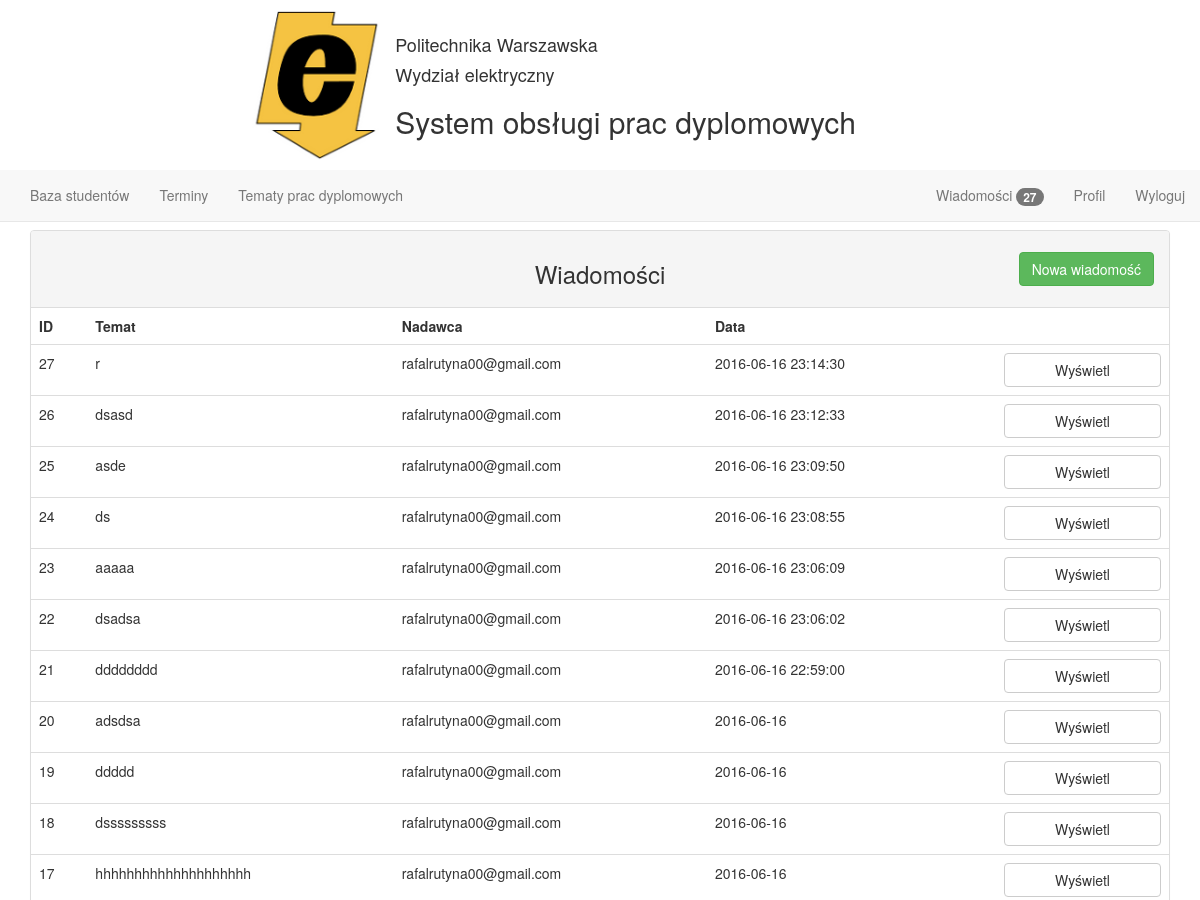
/message_lecturer (signed in, upper part), run on an earlier commit of the app's database.
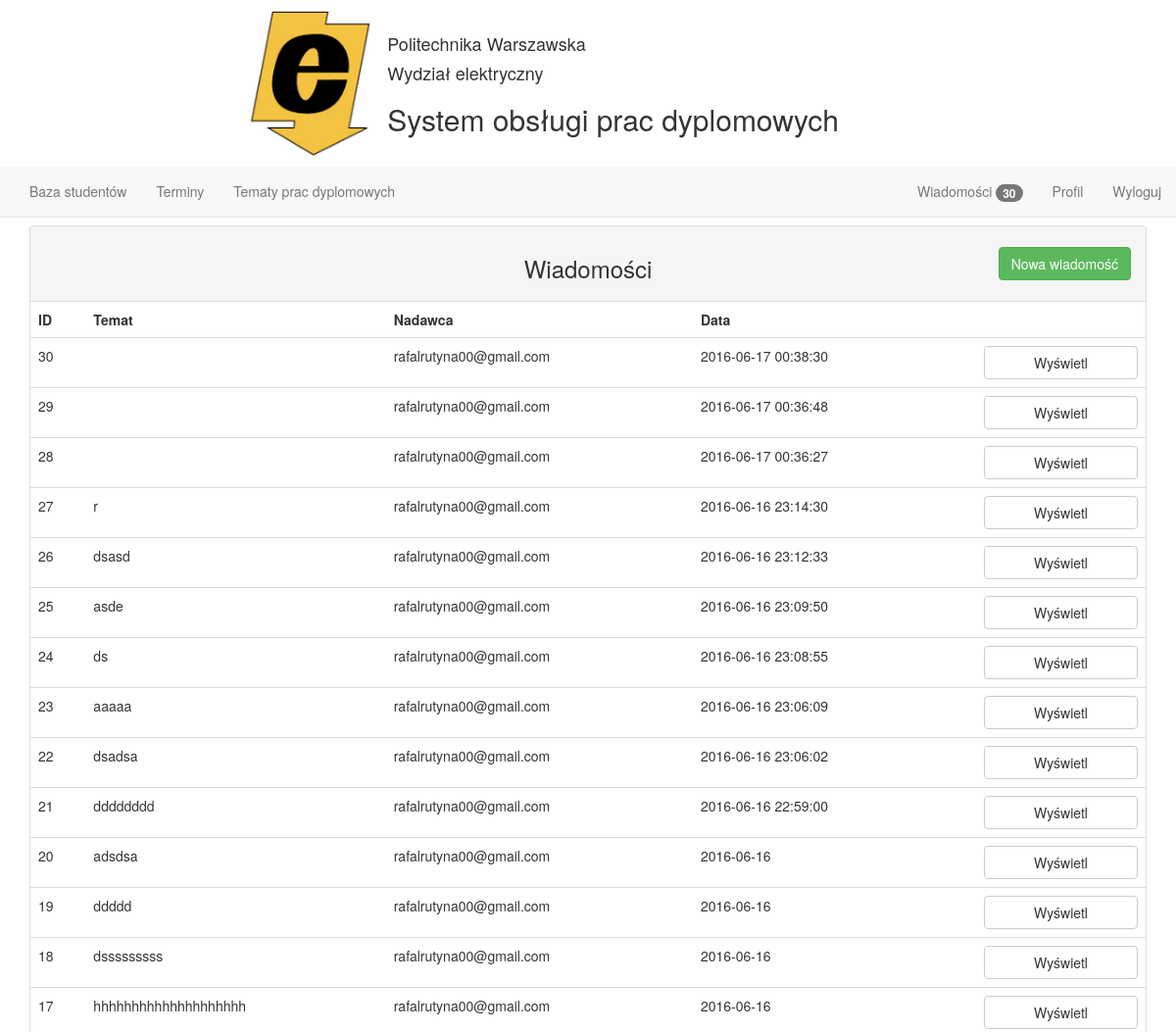
And on a later commit of the database.
### tables this page shows
CREATE TABLE wiadomosc(
  id_wiadomosci INTEGER PRIMARY KEY AUTOINCREMENT,
  id_wykladowca INTEGER,
  id_student INTEGER,
  tekst TEXT NOT NULL,
  data TEXT NOT NULL,
  temat TEXT NOT NULL,
  czy_przeczytane INTEGER,
  FOREIGN KEY (id_wykladowca) REFERENCES wykladowca(id_wykladowcy),
  FOREIGN KEY (id_student) REFERENCES student(id_studenta)
);

CREATE TABLE student(
  id_studenta INTEGER PRIMARY KEY AUTOINCREMENT,
  id_temat INTEGER,
  email TEXT NOT NULL,
  nazwisko TEXT NOT NULL,
  imie TEXT NOT NULL,
  haslo TEXT NOT NULL,
  FOREIGN KEY (id_temat) REFERENCES temat_pracy(id_tematu)
);

### main.py (the view)
@app.route('/message_lecturer')
def message_lecturer():
    cur = g.db.execute(
        'SELECT wiadomosc.id_wiadomosci, wiadomosc.temat, student.email, wiadomosc.data, wiadomosc.tekst FROM wiadomosc INNER JOIN student ON wiadomosc.id_student = student.id_studenta ORDER BY id_wiadomosci DESC;')
    messages = [dict(id=row[0], temat=row[1], nadawca=row[2], data=row[3], tekst=row[4]) for row in cur.fetchall()]
    return render_template('lecturer_message.html', messages=messages)

### main.py (called while the page is built)
@app.context_processor
def message_count_lecturer():
    cur = g.db.execute('select count(*) from wiadomosc where czy_przeczytane = 0 and id_wykladowca = ?', [session['id']])
    return dict(count=cur.fetchall()[0])

@app.context_processor
def message_count_student():
    cur = g.db.execute('select count(*) from wiadomosc where czy_przeczytane = 0 and id_student = ?', [session['id']])
    return dict(count_student=cur.fetchall()[0])

def connect_db():
    return sqlite3.connect(app.config['DATABASE'])

@app.before_request
def before_request():
    g.db = connect_db()

@app.teardown_request
def teardown_request(exception):
    db = getattr(g, 'db', None)
    if db is not None:
        db.close()

### templates/lecturer_message.html (shortened to what this page needs)
{% extends "lecturer_layout.html" %} {% block main %}
    <div class="panel panel-default">
        <div class="panel-heading text-center"><h3>Wiadomości</h3>
            <form id="new-message" action="new_message_lecturer">
                <button class="btn btn-success pull-right">Nowa wiadomość</button>
            </form>
        </div>
        <table class="table">
            <thead>
            <tr>
                <td>ID</td>
                <td>Temat</td>
                <td>Nadawca</td>
                <td>Data</td>
            </tr>
            </thead>
            <tbody>
            {% for message in messages %}
                <tr>
                    <form action="show_message" method="post">
                        <td>{{ message.id }}</td>
                        <td>{{ message.temat }}</td>
                        <td>{{ message.nadawca }}</td>
                        <td>{{ message.data }}</td>
                        <td></td>
                        <td>
                            <button class="btn btn-block btn-default">Wyświetl</button>
                        </td>
                    </form>
                </tr>
            {% endfor %}
            </tbody>
        </table>
    </div>
{% endblock %}

What changed in the data, as far as the page shows it:
added wiadomosc: id "30", nadawca "rafalrutyna00@gmail.com", data "2016-06-17 00:38:30"
added wiadomosc: id "29", nadawca "rafalrutyna00@gmail.com", data "2016-06-17 00:36:48"
added wiadomosc: id "28", nadawca "rafalrutyna00@gmail.com", data "2016-06-17 00:36:27"
Also different on the page:
{{ count[0] }}: "27" → "30"
